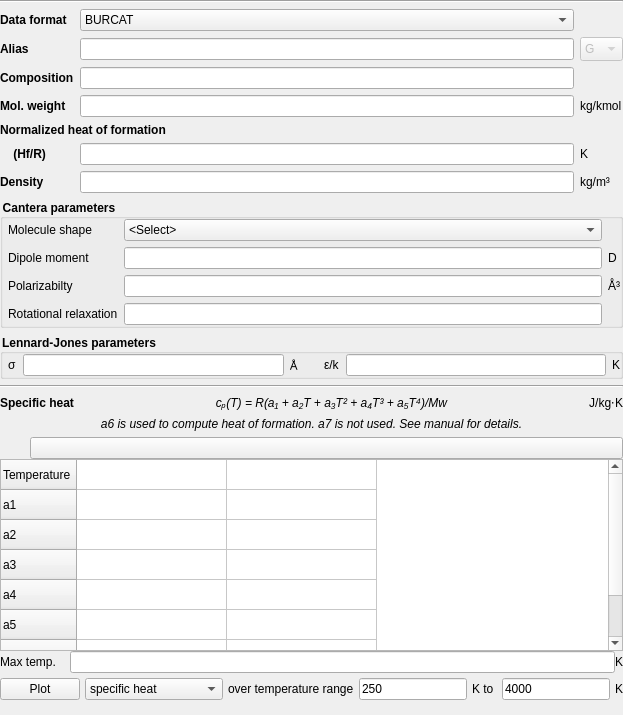
    <widget class="QWidget" name="frame_bottom" native="true">
     <layout class="QGridLayout" name="gridLayout_4">
      <property name="leftMargin">
       <number>0</number>
      </property>
      <property name="topMargin">
       <number>0</number>
      </property>
      <property name="rightMargin">
       <number>0</number>
      </property>
      <property name="bottomMargin">
       <number>0</number>
      </property>
      <item row="0" column="0">
       <widget class="Line" name="line">
        <property name="orientation">
         <enum>Qt::Horizontal</enum>
        </property>
       </widget>
      </item>
      <item row="1" column="0">
       <layout class="QGridLayout" name="gridLayout" columnstretch="0,1,0,0">
        <property name="horizontalSpacing">
         <number>6</number>
        </property>
        <item row="2" column="0">
         <widget class="QLabel" name="label_composition">
          <property name="font">
           <font>
            <weight>75</weight>
            <bold>true</bold>
           </font>
          </property>
          <property name="text">
           <string>Composition</string>
          </property>
         </widget>
        </item>
        <item row="5" column="1" colspan="2">
         <widget class="QLineEdit" name="lineedit_h_f">
          <property name="focusPolicy">
           <enum>Qt::StrongFocus</enum>
          </property>
          <property name="toolTip">
           <string>&lt;html&gt;&lt;head/&gt;&lt;body&gt;&lt;p&gt;Heat of formation at 298K, divided by universal gas constant R&lt;/p&gt;&lt;/body&gt;&lt;/html&gt;</string>
          </property>
         </widget>
        </item>
        <item row="0" column="1" colspan="2">
         <widget class="QComboBox" name="combobox_data_format">
          <item>
           <property name="text">
            <string>BURCAT</string>
           </property>
          </item>
          <item>
           <property name="text">
            <string>CHEMKIN</string>
           </property>
          </item>
         </widget>
        </item>
        <item row="3" column="3">
         <widget class="QLabel" name="label_mol_weight_units">
          <property name="text">
           <string>kg/kmol</string>
          </property>
         </widget>
        </item>
        <item row="1" column="1" colspan="2">
         <widget class="QLineEdit" name="lineedit_alias">
          <property name="focusPolicy">
           <enum>Qt::StrongFocus</enum>
          </property>
          <property name="toolTip">
           <string>&lt;html&gt;&lt;head/&gt;&lt;body&gt;&lt;p&gt;User-assigned species name (must be unique across all phases)&lt;/p&gt;&lt;/body&gt;&lt;/html&gt;</string>
          </property>
         </widget>
        </item>
        <item row="3" column="0">
         <widget class="QLabel" name="label_mw">
          <property name="font">
           <font>
            <weight>75</weight>
            <bold>true</bold>
           </font>
          </property>
          <property name="text">
           <string>Mol. weight</string>
          </property>
          <property name="buddy">
           <cstring>lineedit_mol_weight</cstring>
          </property>
         </widget>
        </item>
        <item row="0" column="0">
         <widget class="QLabel" name="label_data_format">
          <property name="font">
           <font>
            <weight>75</weight>
            <bold>true</bold>
           </font>
          </property>
          <property name="text">
           <string>Data format</string>
          </property>
         </widget>
        </item>
        <item row="5" column="3">
         <widget class="QLabel" name="label_h_f_units">
          <property name="text">
           <string>K</string>
          </property>
         </widget>
        </item>
        <item row="1" column="3">
         <widget class="QComboBox" name="combobox_phase">
          <property name="enabled">
           <bool>false</bool>
          </property>
          <property name="sizePolicy">
           <sizepolicy hsizetype="Fixed" vsizetype="Fixed">
            <horstretch>0</horstretch>
            <verstretch>0</verstretch>
           </sizepolicy>
          </property>
          <property name="maximumSize">
           <size>
            <width>43</width>
            <height>16777215</height>
           </size>
          </property>
          <property name="focusPolicy">
           <enum>Qt::NoFocus</enum>
          </property>
          <property name="sizeAdjustPolicy">
           <enum>QComboBox::AdjustToMinimumContentsLengthWithIcon</enum>
          </property>
          <property name="minimumContentsLength">
           <number>24</number>
          </property>
          <item>
           <property name="text">
            <string>G</string>
           </property>
          </item>
          <item>
           <property name="text">
            <string>L</string>
           </property>
          </item>
          <item>
           <property name="text">
            <string>S</string>
           </property>
          </item>
          <item>
           <property name="text">
            <string>C</string>
           </property>
          </item>
         </widget>
        </item>
        <item row="3" column="1" colspan="2">
         <widget class="QLineEdit" name="lineedit_mol_weight">
          <property name="focusPolicy">
           <enum>Qt::StrongFocus</enum>
          </property>
         </widget>
        </item>
        <item row="8" column="0" colspan="4">
         <widget class="QGroupBox" name="groupbox_lennard_jones">
          <property name="styleSheet">
           <string notr="true">QGroupBox{font-weight:bold}</string>
          </property>
          <property name="title">
           <string>Lennard-Jones parameters</string>
          </property>
          <layout class="QHBoxLayout" name="horizontalLayout_6">
           <property name="leftMargin">
            <number>5</number>
           </property>
           <property name="topMargin">
            <number>0</number>
           </property>
           <property name="rightMargin">
            <number>0</number>
           </property>
           <property name="bottomMargin">
            <number>0</number>
           </property>
           <item>
            <widget class="QLabel" name="label_ljsig">
             <property name="text">
              <string>σ</string>
             </property>
            </widget>
           </item>
           <item>
            <widget class="QLineEdit" name="lineedit_ljsig"/>
           </item>
           <item>
            <widget class="QLabel" name="label_ljsig_units">
             <property name="toolTip">
              <string>Angstrom (m⁻¹⁰)</string>
             </property>
             <property name="text">
              <string>Å</string>
             </property>
            </widget>
           </item>
           <item>
            <spacer name="horizontalSpacer_3">
             <property name="orientation">
              <enum>Qt::Horizontal</enum>
             </property>
             <property name="sizeType">
              <enum>QSizePolicy::Fixed</enum>
             </property>
             <property name="sizeHint" stdset="0">
              <size>
               <width>20</width>
               <height>20</height>
              </size>
             </property>
            </spacer>
           </item>
           <item>
            <widget class="QLabel" name="label_ljeps">
             <property name="text">
              <string>ε/k</string>
             </property>
            </widget>
           </item>
           <item>
            <widget class="QLineEdit" name="lineedit_ljeps"/>
           </item>
           <item>
            <widget class="QLabel" name="label_ljeps_units">
             <property name="text">
              <string>K</string>
             </property>
            </widget>
           </item>
          </layout>
         </widget>
        </item>
        <item row="1" column="0">
         <widget class="QLabel" name="label_alias">
          <property name="font">
           <font>
            <weight>75</weight>
            <bold>true</bold>
           </font>
          </property>
          <property name="toolTip">
           <string>&lt;html&gt;&lt;head/&gt;&lt;body&gt;&lt;p&gt;&lt;span style=&quot; font-weight:400;&quot;&gt;User-assigned species name (must be unique across all phases)&lt;/span&gt;&lt;/p&gt;&lt;/body&gt;&lt;/html&gt;</string>
          </property>
          <property name="text">
           <string>Alias</string>
          </property>
          <property name="buddy">
           <cstring>lineedit_alias</cstring>
          </property>
         </widget>
        </item>
        <item row="4" column="0" colspan="4">
         <widget class="QLabel" name="label_h_f">
          <property name="font">
           <font>
            <weight>75</weight>
            <bold>true</bold>
           </font>
          </property>
          <property name="toolTip">
           <string>&lt;html&gt;&lt;head/&gt;&lt;body&gt;&lt;p&gt;&lt;span style=&quot; font-weight:400;&quot;&gt;Heat of formation at 298K, divided by universal gas constant R&lt;/span&gt;&lt;/p&gt;&lt;/body&gt;&lt;/html&gt;</string>
          </property>
          <property name="text">
           <string>Normalized heat of formation</string>
          </property>
          <property name="buddy">
           <cstring>lineedit_h_f</cstring>
          </property>
         </widget>
        </item>
        <item row="5" column="0">
         <widget class="QLabel" name="label_hf_r">
          <property name="font">
           <font>
            <weight>75</weight>
            <bold>true</bold>
           </font>
          </property>
          <property name="toolTip">
           <string>&lt;html&gt;&lt;head/&gt;&lt;body&gt;&lt;p&gt;&lt;span style=&quot; font-weight:400;&quot;&gt;Heat of formation at 298K, divided by universal gas constant R&lt;/span&gt;&lt;/p&gt;&lt;/body&gt;&lt;/html&gt;</string>
          </property>
          <property name="text">
           <string>    (Hf/R)</string>
          </property>
         </widget>
        </item>
        <item row="2" column="1" colspan="2">
         <widget class="QLineEdit" name="lineedit_composition"/>
        </item>
        <item row="6" column="1" colspan="2">
         <widget class="QLineEdit" name="lineedit_density">
          <property name="enabled">
           <bool>true</bool>
          </property>
         </widget>
        </item>
        <item row="6" column="3">
         <widget class="QLabel" name="label_density_units">
          <property name="enabled">
           <bool>true</bool>
          </property>
          <property name="text">
           <string>kg/m³</string>
          </property>
         </widget>
        </item>
        <item row="6" column="0">
         <widget class="QLabel" name="label_density">
          <property name="enabled">
           <bool>true</bool>
          </property>
          <property name="font">
           <font>
            <weight>75</weight>
            <bold>true</bold>
           </font>
          </property>
          <property name="text">
           <string>Density</string>
          </property>
         </widget>
        </item>
        <item row="7" column="0" colspan="4">
         <widget class="QGroupBox" name="groupbox_cantera">
          <property name="styleSheet">
           <string notr="true">QGroupBox{font-weight:bold}</string>
          </property>
          <property name="title">
           <string>Cantera parameters</string>
          </property>
          <layout class="QGridLayout" name="gridLayout_6">
           <property name="leftMargin">
            <number>5</number>
           </property>
           <property name="topMargin">
            <number>0</number>
           </property>
           <property name="rightMargin">
            <number>0</number>
           </property>
           <property name="bottomMargin">
            <number>0</number>
           </property>
           <item row="0" column="0">
            <widget class="QLabel" name="label_config_transport">
             <property name="text">
              <string>Molecule shape</string>
             </property>
            </widget>
           </item>
           <item row="1" column="0">
            <widget class="QLabel" name="label_mu_transport">
             <property name="text">
              <string>Dipole moment</string>
             </property>
            </widget>
           </item>
           <item row="1" column="1">
            <widget class="QLineEdit" name="lineedit_mu_transport"/>
           </item>
           <item row="3" column="1">
            <widget class="QLineEdit" name="lineedit_zrot_transport"/>
           </item>
           <item row="3" column="0">
            <widget class="QLabel" name="label_zrot_transport">
             <property name="text">
              <string>Rotational relaxation</string>
             </property>
            </widget>
           </item>
           <item row="2" column="0">
            <widget class="QLabel" name="label_alpha_transport">
             <property name="text">
              <string>Polarizabilty</string>
             </property>
            </widget>
           </item>
           <item row="0" column="1">
            <widget class="QComboBox" name="combobox_config_transport">
             <item>
              <property name="text">
               <string>&lt;Select&gt;</string>
              </property>
             </item>
             <item>
              <property name="text">
               <string>Monatomic</string>
              </property>
             </item>
             <item>
              <property name="text">
               <string>Linear</string>
              </property>
             </item>
             <item>
              <property name="text">
               <string>Nonlinear</string>
              </property>
             </item>
            </widget>
           </item>
           <item row="2" column="1">
            <widget class="QLineEdit" name="lineedit_alpha_transport"/>
           </item>
           <item row="1" column="2">
            <widget class="QLabel" name="label_mu_transport_units">
             <property name="toolTip">
              <string>Debye</string>
             </property>
             <property name="text">
              <string>D</string>
             </property>
            </widget>
           </item>
           <item row="2" column="2">
            <widget class="QLabel" name="label_alpha_transport_units">
             <property name="toolTip">
              <string>Cubic angstrom (10⁻³⁰ m³)</string>
             </property>
             <property name="text">
              <string>Å³</string>
             </property>
            </widget>
           </item>
          </layout>
         </widget>
        </item>
       </layout>
      </item>
      <item row="2" column="0">
       <widget class="Line" name="line_2">
        <property name="orientation">
         <enum>Qt::Horizontal</enum>
        </property>
       </widget>
      </item>
      <item row="3" column="0">
       <layout class="QGridLayout" name="gridLayout_3" columnstretch="0,1,0">
        <property name="bottomMargin">
         <number>10</number>
        </property>
        <property name="verticalSpacing">
         <number>0</number>
        </property>
        <item row="0" column="2">
         <widget class="QLabel" name="label_specific_heat_equation_units">
          <property name="text">
           <string>J/kg⋅K</string>
          </property>
          <property name="alignment">
           <set>Qt::AlignRight|Qt::AlignTrailing|Qt::AlignVCenter</set>
          </property>
         </widget>
        </item>
        <item row="1" column="0">
         <spacer name="verticalSpacer">
          <property name="orientation">
           <enum>Qt::Vertical</enum>
          </property>
          <property name="sizeType">
           <enum>QSizePolicy::Fixed</enum>
          </property>
          <property name="sizeHint" stdset="0">
           <size>
            <width>20</width>
            <height>6</height>
           </size>
          </property>
         </spacer>
        </item>
        <item row="2" column="0" colspan="3">
         <widget class="QLabel" name="label_8">
          <property name="font">
           <font>
            <italic>true</italic>
           </font>
          </property>
          <property name="text">
           <string>a6 is used to compute heat of formation. a7 is not used. See manual for details.</string>
          </property>
          <property name="alignment">
           <set>Qt::AlignCenter</set>
          </property>
          <property name="margin">
           <number>0</number>
          </property>
         </widget>
        </item>
        <item row="6" column="0" colspan="3">
         <widget class="QTableWidget" name="tablewidget_params">
          <property name="toolTip">
           <string>&lt;html&gt;&lt;head/&gt;&lt;body&gt;&lt;p&gt;Coefficients for polynomial specific heat model&lt;/p&gt;&lt;/body&gt;&lt;/html&gt;</string>
          </property>
          <property name="horizontalScrollBarPolicy">
           <enum>Qt::ScrollBarAsNeeded</enum>
          </property>
          <property name="selectionMode">
           <enum>QAbstractItemView::SingleSelection</enum>
          </property>
          <attribute name="horizontalHeaderVisible">
           <bool>false</bool>
          </attribute>
          <attribute name="horizontalHeaderCascadingSectionResizes">
           <bool>true</bool>
          </attribute>
          <attribute name="horizontalHeaderDefaultSectionSize">
           <number>150</number>
          </attribute>
          <attribute name="horizontalHeaderHighlightSections">
           <bool>false</bool>
          </attribute>
          <attribute name="horizontalHeaderStretchLastSection">
           <bool>false</bool>
          </attribute>
          <attribute name="verticalHeaderHighlightSections">
           <bool>false</bool>
          </attribute>
          <row>
           <property name="text">
            <string>Temperature</string>
           </property>
          </row>
          <row>
           <property name="text">
            <string>a1</string>
           </property>
          </row>
          <row>
           <property name="text">
            <string>a2</string>
           </property>
          </row>
          <row>
           <property name="text">
            <string>a3</string>
           </property>
          </row>
          <row>
           <property name="text">
            <string>a4</string>
           </property>
          </row>
          <row>
           <property name="text">
            <string>a5</string>
           </property>
          </row>
          <row>
           <property name="text">
            <string>a6</string>
           </property>
          </row>
          <row>
           <property name="text">
            <string>a7</string>
           </property>
          </row>
          <column>
           <property name="text">
            <string>Low</string>
           </property>
          </column>
          <column>
           <property name="text">
            <string>High</string>
           </property>
          </column>
         </widget>
        </item>
        <item row="4" column="0" colspan="3">
         <widget class="QWidget" name="widget_table_header" native="true">
          <layout class="QHBoxLayout" name="hlayout_table_header">
           <property name="spacing">
            <number>0</number>
           </property>
           <property name="leftMargin">
            <number>0</number>
           </property>
           <property name="topMargin">
            <number>0</number>
           </property>
           <property name="rightMargin">
            <number>0</number>
           </property>
           <property name="bottomMargin">
            <number>0</number>
           </property>
           <item>
            <spacer name="spacer_header">
             <property name="orientation">
              <enum>Qt::Horizontal</enum>
             </property>
             <property name="sizeType">
              <enum>QSizePolicy::Fixed</enum>
             </property>
             <property name="sizeHint" stdset="0">
              <size>
               <width>30</width>
               <height>20</height>
              </size>
             </property>
            </spacer>
           </item>
           <item>
            <widget class="QPushButton" name="pushbutton_add_column">
             <property name="focusPolicy">
              <enum>Qt::NoFocus</enum>
             </property>
             <property name="text">
              <string/>
             </property>
             <property name="autoDefault">
              <bool>false</bool>
             </property>
             <property name="flat">
              <bool>false</bool>
             </property>
            </widget>
           </item>
          </layout>
         </widget>
        </item>
        <item row="0" column="1">
         <widget class="QLabel" name="label_specific_heat_equation">
          <property name="font">
           <font>
            <weight>50</weight>
            <italic>true</italic>
            <bold>false</bold>
           </font>
          </property>
          <property name="toolTip">
           <string>&lt;html&gt;&lt;head/&gt;&lt;body&gt;&lt;i&gt;a₁ ... a₅&lt;/i&gt;:  Coefficients for polynomial specific heat model&lt;br&gt;&lt;i&gt;T&lt;/i&gt;: Temperature (Kelvin)&lt;br&gt;&lt;i&gt;R&lt;/i&gt;: Gas constant&lt;br&gt;&lt;i&gt;Mw&lt;/i&gt;: Molecular weight&lt;/body&gt;&lt;/html&gt;</string>
          </property>
          <property name="text">
           <string>cₚ(T) = R(a₁ + a₂T + a₃T² + a₄T³ + a₅T⁴)/Mw</string>
          </property>
          <property name="alignment">
           <set>Qt::AlignCenter</set>
          </property>
         </widget>
        </item>
        <item row="0" column="0">
         <widget class="QLabel" name="label_specific_heat">
          <property name="font">
           <font>
            <weight>75</weight>
            <bold>true</bold>
           </font>
          </property>
          <property name="toolTip">
           <string>&lt;html&gt;&lt;head/&gt;&lt;body&gt;&lt;p&gt;&lt;span style=&quot; font-weight:400;&quot;&gt;Coefficients for polynomial specific heat model&lt;/span&gt;&lt;/p&gt;&lt;/body&gt;&lt;/html&gt;</string>
          </property>
          <property name="text">
           <string>Specific heat</string>
          </property>
         </widget>
        </item>
        <item row="8" column="0" colspan="3">
         <widget class="QWidget" name="widget_plot_options" native="true">
          <layout class="QHBoxLayout" name="horizontalLayout_4" stretch="0,0,0,1,0,1,0">
           <property name="spacing">
            <number>5</number>
           </property>
           <property name="leftMargin">
            <number>0</number>
           </property>
           <property name="topMargin">
            <number>5</number>
           </property>
           <property name="rightMargin">
            <number>0</number>
           </property>
           <property name="bottomMargin">
            <number>5</number>
           </property>
           <item>
            <widget class="QPushButton" name="pushbutton_plot">
             <property name="text">
              <string>Plot</string>
             </property>
             <property name="autoDefault">
              <bool>false</bool>
             </property>
            </widget>
           </item>
           <item>
            <widget class="QComboBox" name="combobox_plot_type">
             <property name="sizeAdjustPolicy">
              <enum>QComboBox::AdjustToContents</enum>
             </property>
             <item>
              <property name="text">
               <string>specific heat</string>
              </property>
             </item>
             <item>
              <property name="text">
               <string>thermal conductivity</string>
              </property>
             </item>
             <item>
              <property name="text">
               <string>viscosity</string>
              </property>
             </item>
            </widget>
           </item>
           <item>
            <widget class="QLabel" name="label_4">
             <property name="text">
              <string>over temperature range</string>
             </property>
            </widget>
           </item>
           <item>
            <widget class="QLineEdit" name="lineedit_plt_temp_from">
             <property name="text">
              <string>250</string>
             </property>
            </widget>
           </item>
           <item>
            <widget class="QLabel" name="label_3">
             <property name="text">
              <string>K to </string>
             </property>
            </widget>
           </item>
           <item>
            <widget class="QLineEdit" name="lineedit_plt_temp_to">
             <property name="text">
              <string>4000</string>
             </property>
            </widget>
           </item>
           <item>
            <widget class="QLabel" name="label_5">
             <property name="text">
              <string>K</string>
             </property>
            </widget>
           </item>
          </layout>
         </widget>
        </item>
        <item row="3" column="0">
         <spacer name="verticalSpacer_2">
          <property name="orientation">
           <enum>Qt::Vertical</enum>
          </property>
          <property name="sizeType">
           <enum>QSizePolicy::Fixed</enum>
          </property>
          <property name="sizeHint" stdset="0">
           <size>
            <width>20</width>
            <height>6</height>
           </size>
          </property>
         </spacer>
        </item>
        <item row="7" column="0" colspan="3">
         <layout class="QHBoxLayout" name="horizontalLayout_5">
          <item>
           <widget class="QLabel" name="label_max_temp">
            <property name="minimumSize">
             <size>
              <width>0</width>
              <height>0</height>
             </size>
            </property>
            <property name="text">
             <string>Max temp.    </string>
            </property>
           </widget>
          </item>
          <item>
           <widget class="LineEdit" name="lineedit_max_temp"/>
          </item>
          <item>
           <widget class="QLabel" name="label_max_temp_units">
            <property name="text">
             <string>K</string>
            </property>
           </widget>
          </item>
         </layout>
        </item>
       </layout>
      </item>
     </layout>
    </widget>
